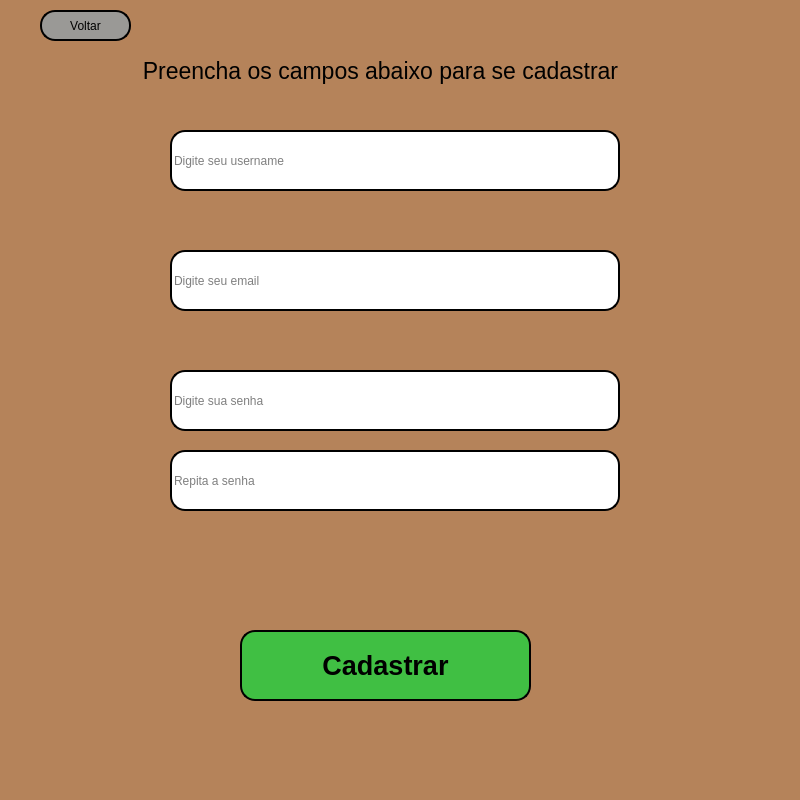
<?xml version="1.0" encoding="UTF-8"?>
<ui version="4.0">
 <class>MainWindow</class>
 <widget class="QMainWindow" name="MainWindow">
  <property name="geometry">
   <rect>
    <x>0</x>
    <y>0</y>
    <width>800</width>
    <height>800</height>
   </rect>
  </property>
  <property name="windowTitle">
   <string>MainWindow</string>
  </property>
  <property name="styleSheet">
   <string notr="true">background-color: rgb(181, 131, 90)
</string>
  </property>
  <widget class="QWidget" name="centralwidget">
   <widget class="QLineEdit" name="lineEdit">
    <property name="geometry">
     <rect>
      <x>170</x>
      <y>130</y>
      <width>450</width>
      <height>61</height>
     </rect>
    </property>
    <property name="styleSheet">
     <string notr="true">background-color: rgb(255, 255, 255);
border-radius: 15px;
border-style: outset;
border-width: 2px;</string>
    </property>
    <property name="text">
     <string/>
    </property>
    <property name="alignment">
     <set>Qt::AlignJustify|Qt::AlignVCenter</set>
    </property>
    <property name="placeholderText">
     <string>Digite seu username</string>
    </property>
    <property name="cursorMoveStyle">
     <enum>Qt::VisualMoveStyle</enum>
    </property>
    <property name="clearButtonEnabled">
     <bool>true</bool>
    </property>
   </widget>
   <widget class="QLineEdit" name="lineEdit_2">
    <property name="geometry">
     <rect>
      <x>170</x>
      <y>250</y>
      <width>450</width>
      <height>61</height>
     </rect>
    </property>
    <property name="styleSheet">
     <string notr="true">background-color: rgb(255, 255, 255);
border-radius: 15px;
border-style: outset;
border-width: 2px;</string>
    </property>
    <property name="text">
     <string/>
    </property>
    <property name="alignment">
     <set>Qt::AlignJustify|Qt::AlignVCenter</set>
    </property>
    <property name="placeholderText">
     <string>Digite seu email</string>
    </property>
    <property name="clearButtonEnabled">
     <bool>true</bool>
    </property>
   </widget>
   <widget class="QLineEdit" name="lineEdit_3">
    <property name="geometry">
     <rect>
      <x>170</x>
      <y>370</y>
      <width>450</width>
      <height>61</height>
     </rect>
    </property>
    <property name="styleSheet">
     <string notr="true">background-color: rgb(255, 255, 255);
border-radius: 15px;
border-style: outset;
border-width: 2px;</string>
    </property>
    <property name="text">
     <string/>
    </property>
    <property name="alignment">
     <set>Qt::AlignJustify|Qt::AlignVCenter</set>
    </property>
    <property name="placeholderText">
     <string>Digite sua senha</string>
    </property>
    <property name="clearButtonEnabled">
     <bool>true</bool>
    </property>
   </widget>
   <widget class="QLineEdit" name="lineEdit_4">
    <property name="geometry">
     <rect>
      <x>170</x>
      <y>450</y>
      <width>450</width>
      <height>61</height>
     </rect>
    </property>
    <property name="styleSheet">
     <string notr="true">background-color: rgb(255, 255, 255);
border-radius: 15px;
border-style: outset;
border-width: 2px;</string>
    </property>
    <property name="alignment">
     <set>Qt::AlignJustify|Qt::AlignVCenter</set>
    </property>
    <property name="placeholderText">
     <string>Repita a senha</string>
    </property>
    <property name="clearButtonEnabled">
     <bool>true</bool>
    </property>
   </widget>
   <widget class="QPushButton" name="pushButton">
    <property name="geometry">
     <rect>
      <x>240</x>
      <y>630</y>
      <width>291</width>
      <height>71</height>
     </rect>
    </property>
    <property name="font">
     <font>
      <pointsize>20</pointsize>
      <weight>75</weight>
      <bold>true</bold>
     </font>
    </property>
    <property name="styleSheet">
     <string notr="true">background-color: rgb(64, 191, 67);
border-style: outset;
border-width: 2px;
border-radius: 15px;
border-color: black;</string>
    </property>
    <property name="text">
     <string>Cadastrar</string>
    </property>
   </widget>
   <widget class="QLabel" name="label">
    <property name="geometry">
     <rect>
      <x>100</x>
      <y>130</y>
      <width>61</width>
      <height>61</height>
     </rect>
    </property>
    <property name="text">
     <string/>
    </property>
    <property name="pixmap">
     <pixmap>username_pic.png</pixmap>
    </property>
    <property name="scaledContents">
     <bool>true</bool>
    </property>
   </widget>
   <widget class="QLabel" name="label_2">
    <property name="geometry">
     <rect>
      <x>100</x>
      <y>250</y>
      <width>61</width>
      <height>61</height>
     </rect>
    </property>
    <property name="text">
     <string/>
    </property>
    <property name="pixmap">
     <pixmap>email_pic.png</pixmap>
    </property>
    <property name="scaledContents">
     <bool>true</bool>
    </property>
   </widget>
   <widget class="QLabel" name="label_3">
    <property name="geometry">
     <rect>
      <x>100</x>
      <y>400</y>
      <width>61</width>
      <height>61</height>
     </rect>
    </property>
    <property name="text">
     <string/>
    </property>
    <property name="pixmap">
     <pixmap>senha_pic.png</pixmap>
    </property>
    <property name="scaledContents">
     <bool>true</bool>
    </property>
   </widget>
   <widget class="QLabel" name="label_5">
    <property name="geometry">
     <rect>
      <x>90</x>
      <y>50</y>
      <width>581</width>
      <height>41</height>
     </rect>
    </property>
    <property name="font">
     <font>
      <pointsize>17</pointsize>
     </font>
    </property>
    <property name="text">
     <string>Preencha os campos abaixo para se cadastrar</string>
    </property>
    <property name="alignment">
     <set>Qt::AlignCenter</set>
    </property>
   </widget>
   <widget class="QLabel" name="label_6">
    <property name="geometry">
     <rect>
      <x>170</x>
      <y>210</y>
      <width>451</width>
      <height>20</height>
     </rect>
    </property>
    <property name="text">
     <string/>
    </property>
    <property name="alignment">
     <set>Qt::AlignCenter</set>
    </property>
   </widget>
   <widget class="QLabel" name="label_7">
    <property name="geometry">
     <rect>
      <x>170</x>
      <y>330</y>
      <width>451</width>
      <height>20</height>
     </rect>
    </property>
    <property name="text">
     <string/>
    </property>
    <property name="alignment">
     <set>Qt::AlignCenter</set>
    </property>
   </widget>
   <widget class="QLabel" name="label_8">
    <property name="geometry">
     <rect>
      <x>170</x>
      <y>530</y>
      <width>451</width>
      <height>41</height>
     </rect>
    </property>
    <property name="font">
     <font>
      <pointsize>16</pointsize>
     </font>
    </property>
    <property name="text">
     <string/>
    </property>
    <property name="alignment">
     <set>Qt::AlignCenter</set>
    </property>
   </widget>
   <widget class="QPushButton" name="pushButton_2">
    <property name="geometry">
     <rect>
      <x>40</x>
      <y>10</y>
      <width>91</width>
      <height>31</height>
     </rect>
    </property>
    <property name="cursor">
     <cursorShape>PointingHandCursor</cursorShape>
    </property>
    <property name="styleSheet">
     <string notr="true">border-style: outset;
background-color: rgb(154, 153, 150);
border-width: 2px;
border-radius: 15px;
border-color: black;

alternate-background-color: rgb(237, 51, 59);</string>
    </property>
    <property name="text">
     <string>Voltar</string>
    </property>
   </widget>
   <zorder>label_3</zorder>
   <zorder>label_2</zorder>
   <zorder>label</zorder>
   <zorder>lineEdit</zorder>
   <zorder>lineEdit_2</zorder>
   <zorder>lineEdit_3</zorder>
   <zorder>lineEdit_4</zorder>
   <zorder>pushButton</zorder>
   <zorder>label_5</zorder>
   <zorder>label_6</zorder>
   <zorder>label_7</zorder>
   <zorder>label_8</zorder>
   <zorder>pushButton_2</zorder>
  </widget>
  <widget class="QMenuBar" name="menubar">
   <property name="geometry">
    <rect>
     <x>0</x>
     <y>0</y>
     <width>800</width>
     <height>22</height>
    </rect>
   </property>
  </widget>
  <widget class="QStatusBar" name="statusbar"/>
 </widget>
 <resources/>
 <connections/>
</ui>
